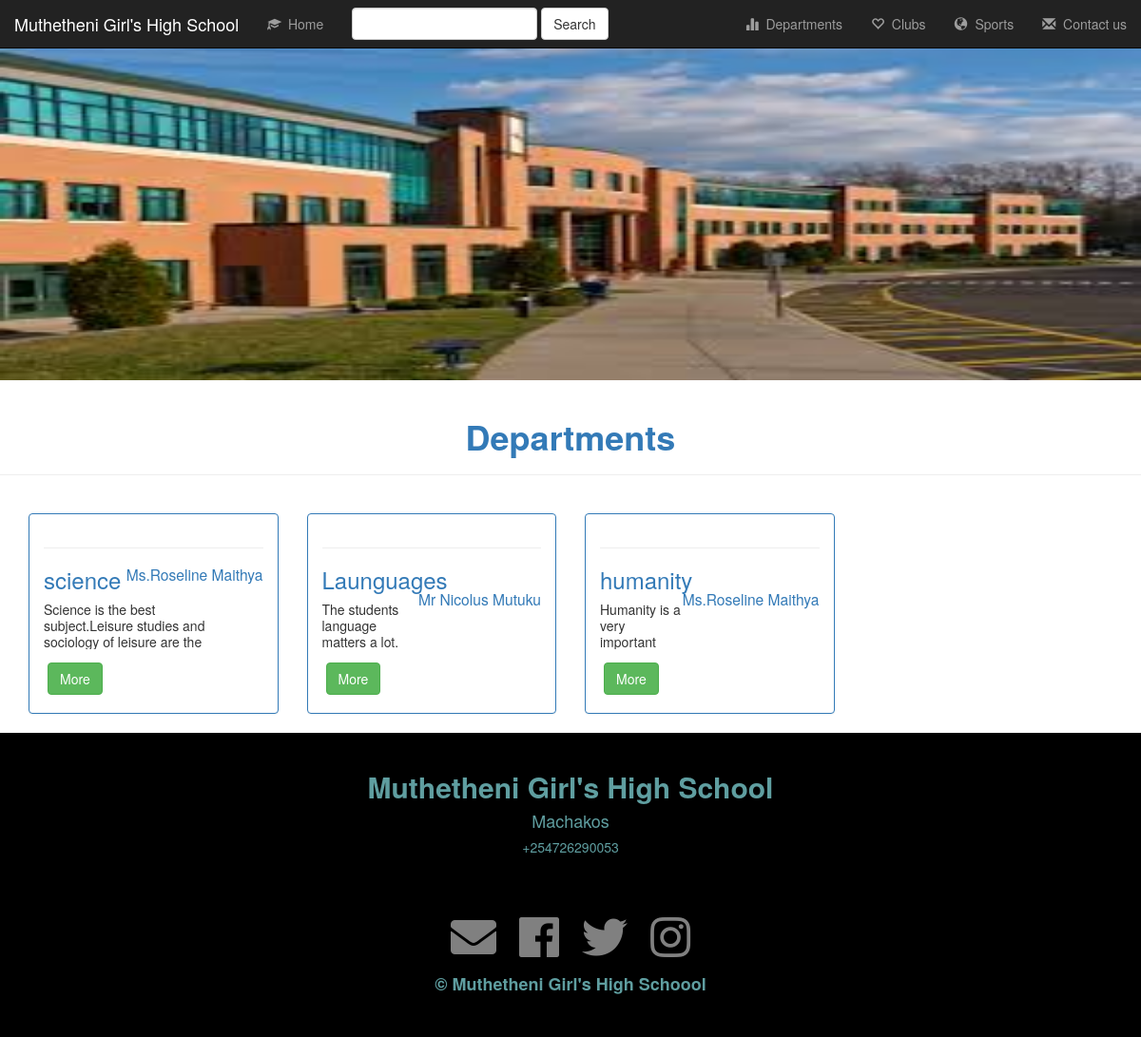
Screenshot of /departments/ with the database file from the repository.
### schapp/models.py (models this page shows, shortened)
class Department(models.Model):
    name = models.CharField(max_length=30)
    hod = models.CharField(max_length=30)
    desc = models.TextField()

### schapp/views.py (the view)
# urls.py: path('departments/', views.departments, name='departments'),
def departments(request):
    dpars = Department.objects.all()
    return render(request, 'schapp/departments.html', {'dpars': dpars})

### schapp/templates/schapp/departments.html (shortened to what this page needs)
{% extends 'schapp/base.html' %}
{% load static %}
{% block content %}
    <div class="container-fluid">
    <div class="row">
    <div class="banner-img">
    <img src="{% static 'schapp/img/school_image.jpg' %}" alt="" style="width: 100%; padding-top: 30px; height: 50%;">
        <div class="page-header">
            <h1 class="text-center text-primary"> <strong>Departments</strong></h1>
        </div>
    </div>
</div>
        <br>
        {% if dpars %}
            {% for d in dpars %}
    <div class="col-sm-3">
        <div class="panel panel-primary">
            <div class="panel-body">
                <hr>
                <h3 class="text-primary">{{ d.name }} <small class="text-primary" style="float: right;">{{ d.hod }}</small></h3>
                <p style="line-height: 1.2em; height: 3.6em; overflow: hidden; text-overflow: ellipsis; max-width: 90%;">{{ d.desc }}</p>
                <button type="button" class="btn btn-success" style="margin: 4px;" data-toggle="modal" data-target="#Modal-{{ c.id }}">More</button>
            </div>
        </div>
    </div>
            {% endfor %}
    {% endif %}
    </div>
    {% include 'schapp/footer.html' %}
{% endblock %}

### rows the page displays
Department: name "science", hod "Ms.Roseline Maithya", desc "Science is the best subject.Leisure studies and sociology of leisure are the…"
Department: name "Launguages", hod "Mr Nicolus Mutuku", desc "The students language matters a lot.…"
Department: name "humanity", hod "Ms.Roseline Maithya", desc "Humanity is a very important…"
